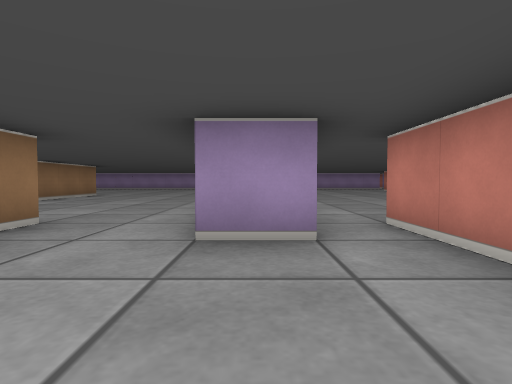
[1] (above)

23 first-person views from a walk through a cub3D ray-caster map. The camera is about half as high as the walls, tilts 2° down and sees 80° across. The floor is counted in squares. Each view is taken from the middle of a square. On the plan, view 1 faces up. The plan holds only what a view shows up to about 9 squares ahead; the rest is blank.

[2]
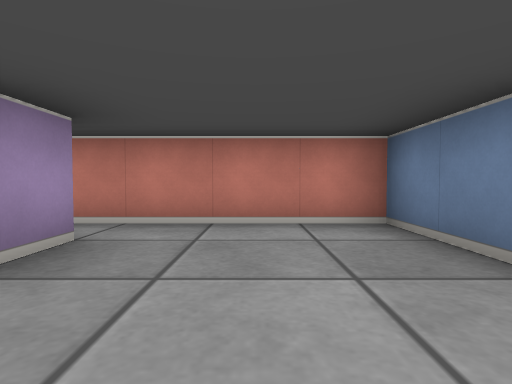

[3]
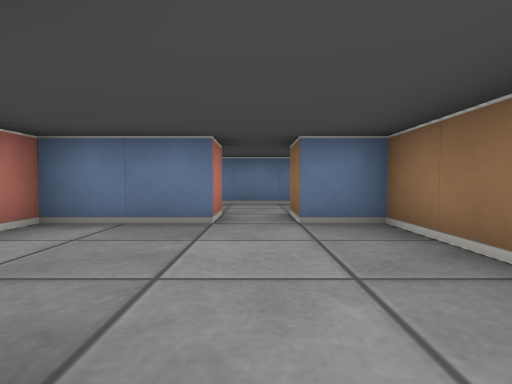

[4]
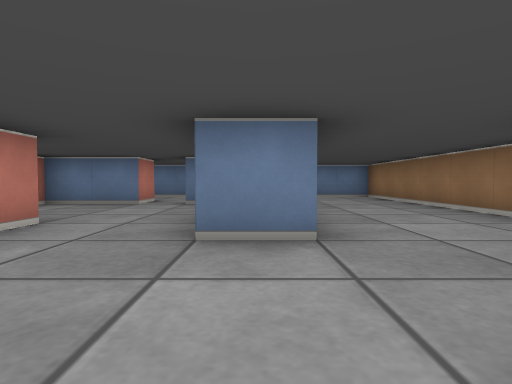

[5]
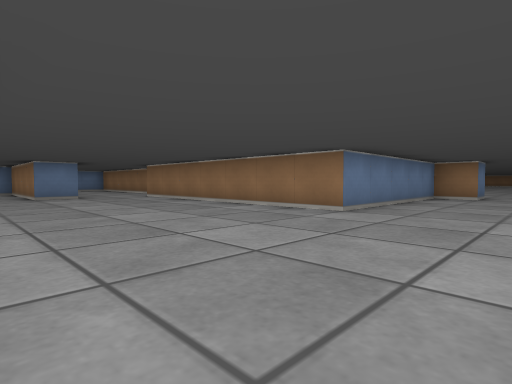

[6]
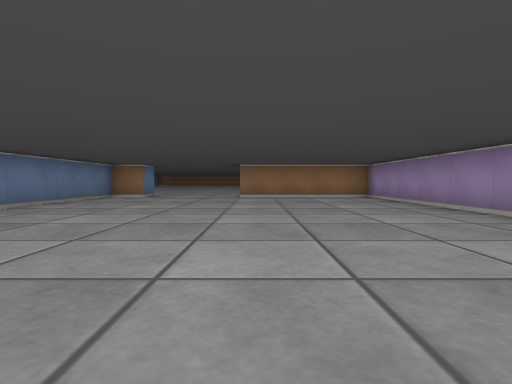

[7]
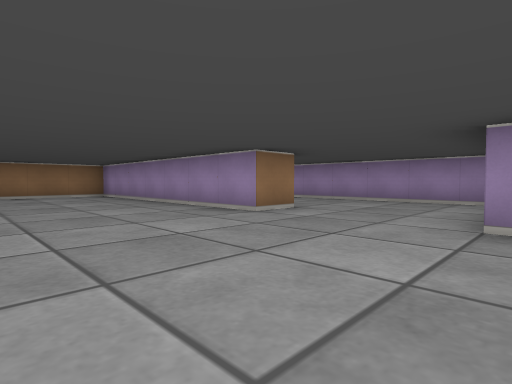

[8]
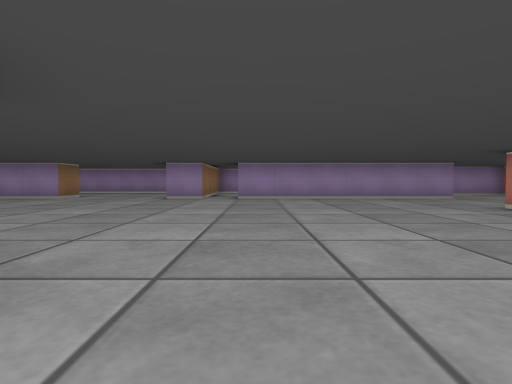

[9]
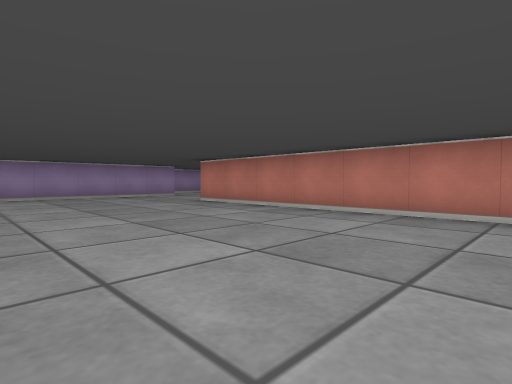

[10]
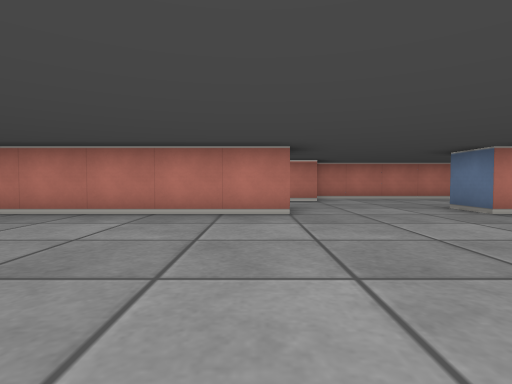

[11]
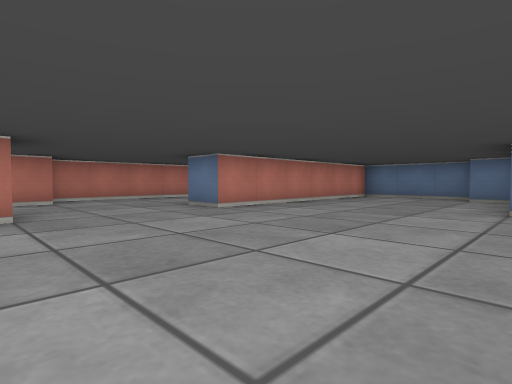

[12]
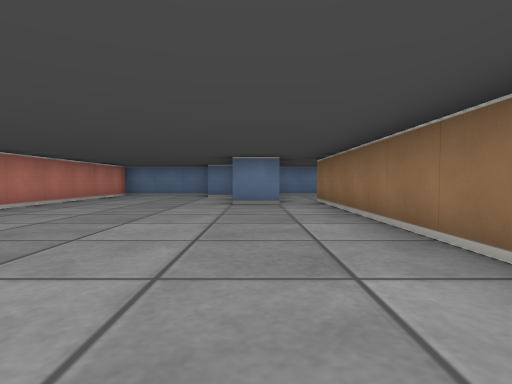

[13]
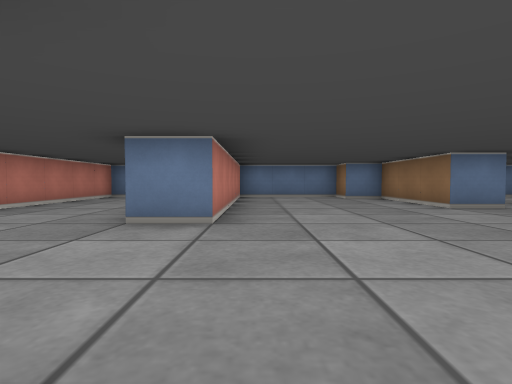

[14]
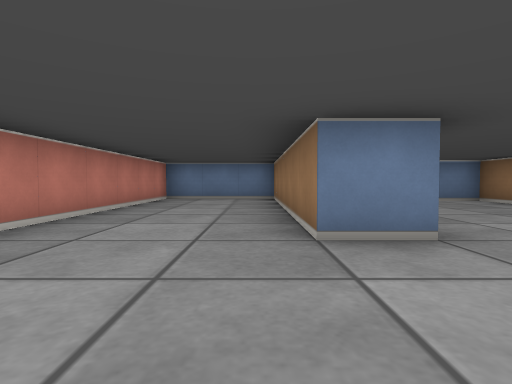

[15]
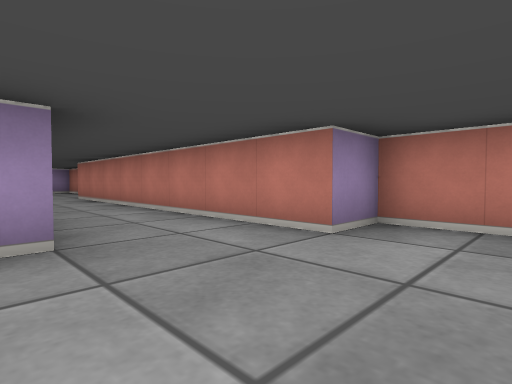

[16]
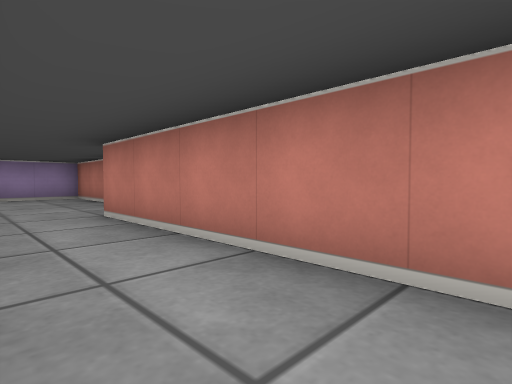

[17]
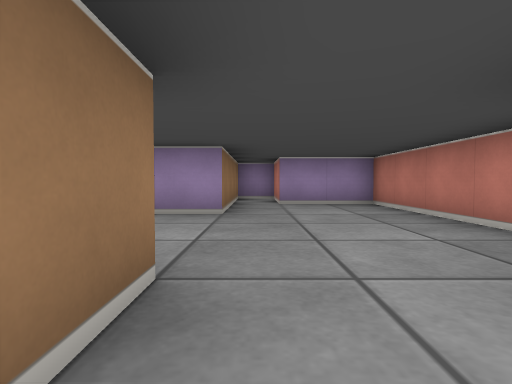

[18]
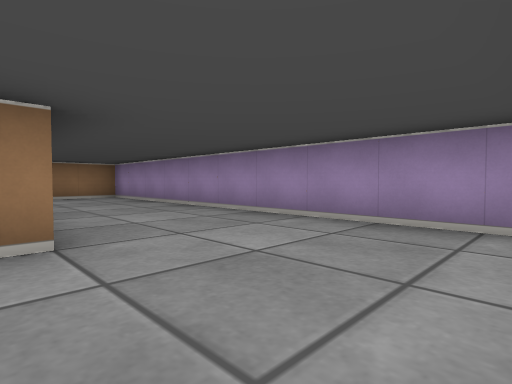

[19]
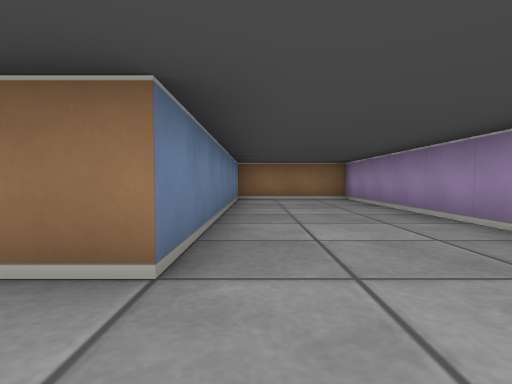

[20]
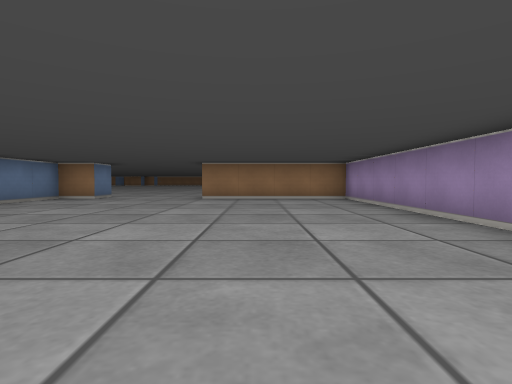

[21]
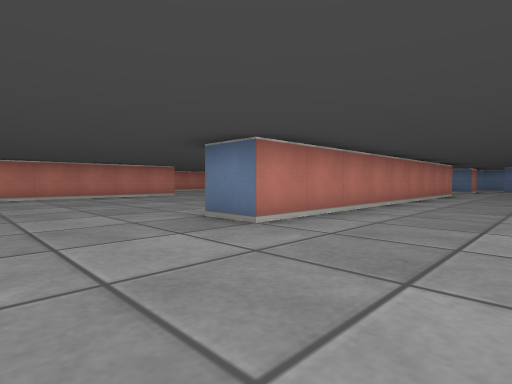

[22]
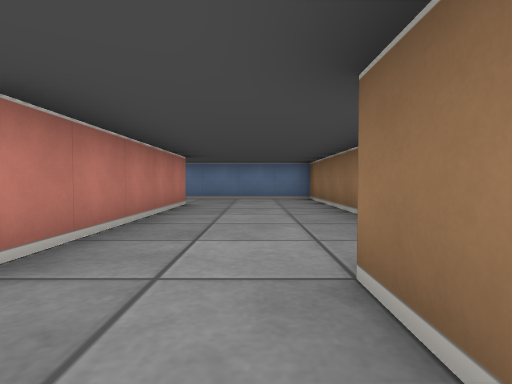

[23]
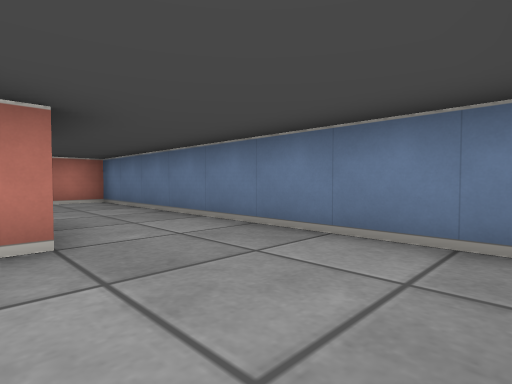

### Floor plan
Ten units are one square. View 1 is at (0, 0); x grows to the right and y downward. Boxes are objects, and circles mark ways between rooms. Rooms are numbered by the first view taken in them; rooms with no view inside come last. Other rooms are left out.
<svg viewBox="-120 -230 230 270">
<path fill="none" stroke="#000" d="M-5 5 15 5 15 -25M-25 -25 -25 5 -15 5M5 -25 -5 -25M5 -82 5 -25M65 -84 65 -155M76 -85 71 -85M6 -185 -5 -185M75 -155 75 -145M15 -25 15 -35 25 -35 25 -5 35 -5 35 0M-5 -25 -5 -115 5 -115M-36 -35 -25 -35 -25 -25M105 -169 105 -205 85 -205 85 -225 75 -225M-10 -225 -105 -225 -105 -195M36 5 52 5M-65 -19 -65 35 -15 35M65 -4 65 -55 75 -55 75 5 105 5 105 -75 95 -75 95 -155M-115 -115 -105 -115 -105 -105 -55 -105 -55 -35M75 -221 75 -185 15 -185M-35 16 -35 -32M-101 -195 -35 -195 -35 -185 -105 -185 -105 -145M-5 15 -5 5M-15 35 15 35 15 25M-15 5 -15 15"/>
<circle cx="-15" cy="-30" r="3" fill="#2a7"/>
<circle cx="10" cy="-30" r="3" fill="#2a7"/>
<circle cx="-10" cy="10" r="3" fill="#2a7"/>
<circle cx="-25" cy="25" r="3" fill="#2a7"/>
<text x="-10" y="-10">1</text>
<text x="10" y="-110">2</text>
<text x="0" y="20">3</text>
</svg>
Room 1 opens to room 2. Room 1 opens to room 3. Room 2 opens to room 3.

Where each view was taken, in squares from view 1:
view 1: 0 up, 0 right, facing up
view 2: 1 up, 2 left, facing right
view 3: 3 up, 1 left, facing down
view 4: 6 up, 3 left, facing down
view 5: 13 up, 1 left, facing down-left
view 6: 15 up, 1 left, facing left
view 7: 15 up, 0 right, facing up-left
view 8: 10 up, 2 right, facing up
view 9: 9 up, 2 right, facing up-right
view 10: 9 up, 2 right, facing right
view 11: 9 up, 2 right, facing down-right
view 12: 10 up, 2 right, facing down
view 13: 9 up, 6 right, facing down
view 14: 8 up, 8 right, facing down
view 15: 6 up, 7 right, facing up-right
view 16: 11 up, 8 right, facing up-right
view 17: 14 up, 8 right, facing up
view 18: 19 up, 1 left, facing up-left
view 19: 20 up, 2 left, facing left
view 20: 16 up, 2 left, facing left
view 21: 14 up, 3 left, facing down-right
view 22: 5 up, 5 left, facing down
view 23: 1 down, 6 left, facing down-right
